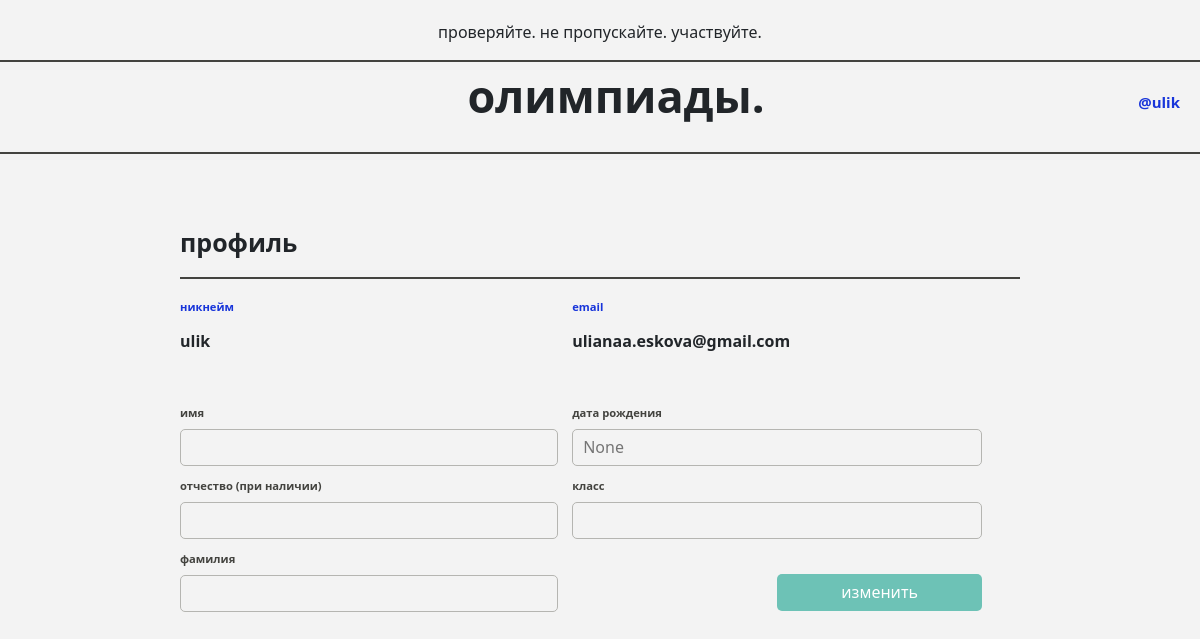
/autorization/profile/ (signed in), run on an earlier commit of the app's database.
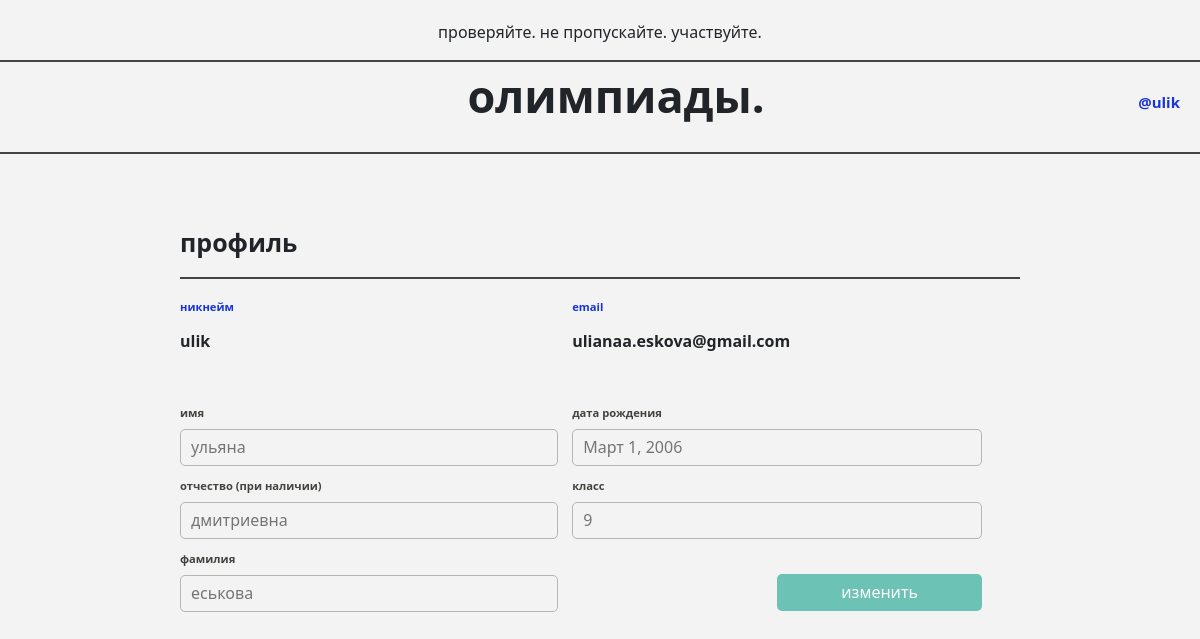
And on a later commit of the database.
### autorization/models.py (models this page shows)
class Profile(models.Model):
    user = models.OneToOneField(User, on_delete=models.CASCADE)
    first_name = models.CharField(max_length=50, blank=True, default="")
    second_name = models.CharField(max_length=50, blank=True, default="")
    father_name = models.CharField(max_length=50, blank=True, default="")
    birth_date = models.DateField(null=True, blank=True, default=None)
    grade = models.TextField(choices=CHOICES, blank=True, default="")

### autorization/views.py (the view)
# urls.py: path('profile/', profile_view)
@login_required(login_url='../signin/')
def profile_view(request):
    profile = Profile.objects.get(user=request.user)
    if request.method == 'POST':
        profile_form = ProfileForm(request.POST, instance=request.user.profile)
        if profile_form.is_valid():
            if profile_form.cleaned_data['first_name']:
                profile.first_name = profile_form.cleaned_data['first_name']
                profile.save(update_fields=["first_name"])
            if profile_form.cleaned_data['second_name']:
                profile.second_name = profile_form.cleaned_data['second_name']
                profile.save(update_fields=["second_name"])
            if profile_form.cleaned_data['father_name']:
                profile.father_name = profile_form.cleaned_data['father_name']
                profile.save(update_fields=["father_name"])
            if profile_form.cleaned_data['grade']:
                profile.grade = profile_form.cleaned_data['grade']
                profile.save(update_fields=["grade"])
            if profile_form.cleaned_data['birth_date']:
                profile.birth_date = profile_form.cleaned_data['birth_date']
                profile.save(update_fields=["birth_date"])
            messages.success(
                request, ('Профиль успешно обновлен'))
            return HttpResponseRedirect('/')
        else:
            messages.error(request, ('Были введены данные в некорректном формате'))
    else:
        profile_form=ProfileForm(instance=request.user.profile)
    return render(request,'autorization/userprofile_upd.html',
							  {"email" : profile.user.email,
							   "username" : profile.user.username,
							   "first_name": profile.first_name,
							   "second_name": profile.second_name,
							   "father_name": profile.father_name,
							   "grade": profile.grade,
                               "birth_date": profile.birth_date,
                               'profile_form': profile_form})

### autorization/forms.py
class ProfileForm(forms.ModelForm):
    class Meta:
        model = Profile
        fields = ('first_name',
                  'second_name',
                  'father_name',
                  'birth_date',
                  'grade',
                  )

### autorization/templates/autorization/userprofile_upd.html (shortened to what this page needs)
<!DOCTYPE html>
<html lang="ru" dir="ltr">
  <head>
    <link href="https://cdn.jsdelivr.net/npm/bootstrap@5.0.0-beta1/dist/css/bootstrap.min.css" rel="stylesheet">
    {% load static %}
    <link rel="stylesheet" href="{% static 'css/style.css' %}">
  </head>
  <body>
    <div class="header">
      <p>проверяйте. не пропускайте. участвуйте.</p>
      <div class="horiz_line">
      </div>
      <ul class="header_name">
          <li class="name">олимпиады.</li>
          {% if user.is_authenticated %}
            <li class="register"><a href="/autorization/profile" class="rgstr_wrap">@{{ user.username }}</a></li>
          {% else %}
            <li class="register"><a class="rgstr_wrap" href="/autorization/signin">войти/зарегистрироваться</a></li>
          {% endif%}
      </ul>
      <div class="horiz_line">
      </div>
    </div>
    <div class="main">
          <p class="topic_main">профиль</p>
          <div class="horiz_line">
          </div>
          <form method="post">
              <div>
                <div class="usr">
                    <p class="usr_eml_plc">никнейм</p>
                    <h1 class="usr_eml_data">{{ username }}</h1>
                </div>
                <div class="eml">
                    <p class="usr_eml_plc">email</p>
                    <h1 class="usr_eml_data">{{ email }}</h1>
                </div>
              </div>
              <div style="padding-top: 40px;">
                <div class="names">
                  <div class="field">
                    <p class="field_plc">имя</p>
                    <input type="id_first_name" id="id_first_name" name="first_name" class="field_box" placeholder="{{ first_name }}"></input>
                  </div>
                  <div class="field">
                    <p class="field_plc">отчество (при наличии)</p>
                    <input type="id_father_name" id="id_father_name" name="father_name" class="field_box" placeholder="{{ father_name }}"></input>
                  </div>
                  <div class="field">
                    <p class="field_plc">фамилия</p>
                    <input type="id_second_name" id="id_second_name" name="second_name" class="field_box" placeholder="{{ second_name }}"></input>
                  </div>
                </div>
                <div class="other_data">
                  <div class="field">
                    <p class="field_plc">дата рождения</p>
                    <input type="id_birth_date" id="id_birth_date" name="birth_date" class="field_box" placeholder="{{ birth_date }}"></input>
                  </div>
                  <div class="field">
                    <p class="field_plc">класс</p>
                    <input type="id_grade" id="id_grade" name="grade" class="field_box" placeholder="{{ grade }}"></input>
                  </div>
                  <div style="padding-top: 15px">
                    <button class="changing_profile changing_profile_p" type="submit" name="button">изменить</button>
                  </div>
              </form>
            </div>
  </body>
</html>

What changed in the data, as far as the page shows it:
now on this page (row edited): Profile: first_name "ульяна", father_name "дмитриевна", second_name "еськова", birth_date "Март 1, 2006"
Also different on the page:
form field grade: (not shown) → "9"
form field birth_date: "None" → (not shown)
